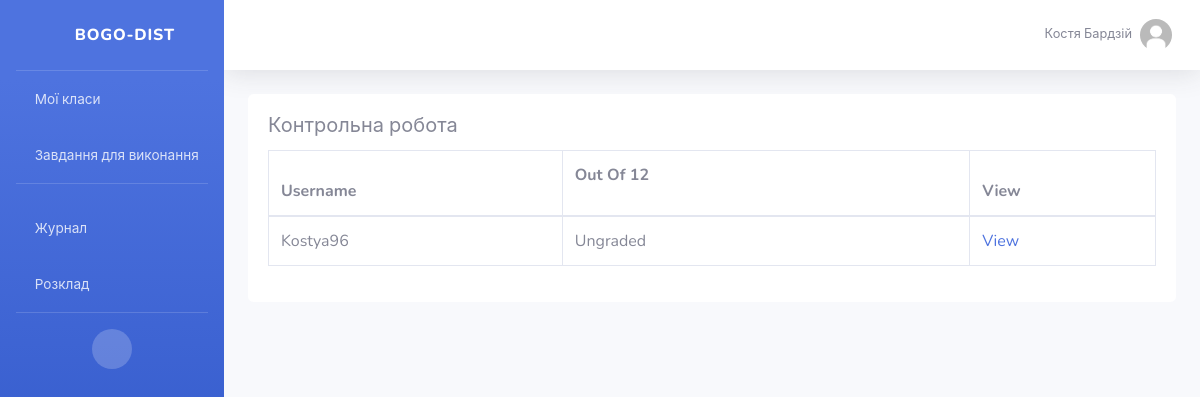
/assignments/5/view-grades/ (signed in), run on an earlier commit of the app's database.
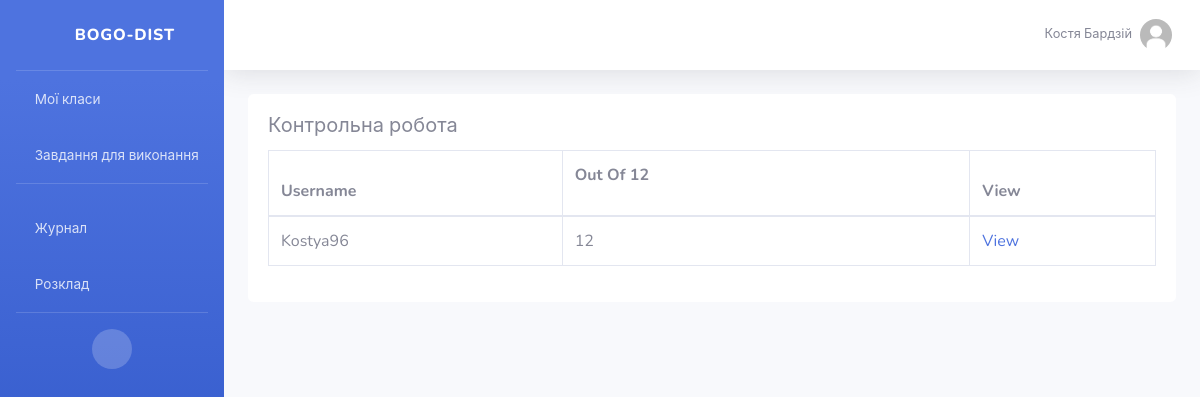
And on a later commit of the database.
### posts/models.py (models this page shows, shortened)
class SubmittedAssignment(models.Model):
    assignment = models.ForeignKey(Assignment, on_delete = models.CASCADE)
    user = models.ForeignKey(User, on_delete=models.CASCADE)
    turned_in = models.BooleanField(default = False)
    grade = models.IntegerField(default=0)
    is_reviewed = models.BooleanField(default=False)

### assignments/views.py (the view)
# urls.py: path('<int:pk>/view-grades/', views.view_grades, name='view_grades'),
@login_required
def view_grades(request,pk):
    assignment = get_object_or_404(Assignment,pk=pk)
    submitted_assignments = assignment.submittedassignment_set.all()
    context = {
        'submitted_assignments':submitted_assignments,
        'assignment':assignment,
    }
    return render(request, 'assignments/view_grades.html', context)

### users/models.py (called while the page is built)
    def is_teacher(self):
        return self.user.groups.filter(id=1).exists()

### assignments/templates/assignments/view_grades.html (shortened to what this page needs)
{% extends 'base.html' %}
{% load static %}
{% load widget_tweaks %}
{% load crispy_forms_tags %}
{% block content %}
<div class="card  bg-white border-0">
    <div class="card-body">
        <h5 class="card-title">{{ assignment.title }}</h5>
        <div class="table-responsive">
        <table class="table table-bordered" id="dataTable" width="100%" cellspacing="0">
            <thead>
            <tr>
                <th>Username</th>
                <th>
                        Out Of {{ assignment.marks }}
                        <a class="btn btn-circle float-right" href="#" role="button" id="dropdownMenuLink" data-toggle="dropdown" aria-haspopup="true" aria-expanded="false">
                            <i class="fas fa-ellipsis-v fa-sm fa-fw text-dark"></i>
                        </a>
                </th>
                <th>
                    View
                </th>
            </tr>
            </thead>
            <tbody>
                {% for submitted_assignment in submitted_assignments %}
                <tr>
                    <td>{{ submitted_assignment.user.username }}</td>
                    <td>
                        {% if submitted_assignment.is_reviewed %}
                            {{ submitted_assignment.grade }}
                        {% else %}
                            Ungraded
                        {% endif %}
                        </td>
                    <td><a class="stretched-link" href="{% url 'assignments:grade' submitted_assignment.pk %}">View</a></td>
                </tr>
                {% endfor %}
            </tbody>
        </table>
        </div>
    </div>
</div>
{% endblock content %}

What changed in the data, as far as the page shows it:
changed SubmittedAssignment "Kostya96": grade (not shown) → "12"; no longer shows "Ungraded"
